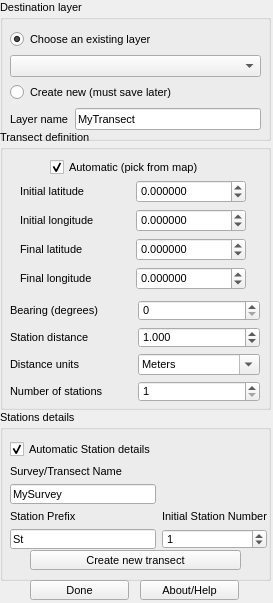
<?xml version="1.0" encoding="UTF-8"?>
<ui version="4.0">
 <class>transectizer</class>
 <widget class="QDialog" name="transectizer">
  <property name="windowModality">
   <enum>Qt::WindowModal</enum>
  </property>
  <property name="enabled">
   <bool>true</bool>
  </property>
  <property name="geometry">
   <rect>
    <x>0</x>
    <y>0</y>
    <width>273</width>
    <height>603</height>
   </rect>
  </property>
  <property name="sizePolicy">
   <sizepolicy hsizetype="Fixed" vsizetype="Fixed">
    <horstretch>0</horstretch>
    <verstretch>0</verstretch>
   </sizepolicy>
  </property>
  <property name="maximumSize">
   <size>
    <width>273</width>
    <height>603</height>
   </size>
  </property>
  <property name="font">
   <font>
    <pointsize>8</pointsize>
   </font>
  </property>
  <property name="windowTitle">
   <string>Transectizer</string>
  </property>
  <property name="locale">
   <locale language="English" country="UnitedStates"/>
  </property>
  <property name="modal">
   <bool>true</bool>
  </property>
  <widget class="QGroupBox" name="groupBox">
   <property name="geometry">
    <rect>
     <x>0</x>
     <y>410</y>
     <width>271</width>
     <height>171</height>
    </rect>
   </property>
   <property name="locale">
    <locale language="English" country="UnitedStates"/>
   </property>
   <property name="title">
    <string>Stations details</string>
   </property>
   <widget class="QWidget" name="layoutWidget">
    <property name="geometry">
     <rect>
      <x>10</x>
      <y>30</y>
      <width>257</width>
      <height>109</height>
     </rect>
    </property>
    <property name="locale">
     <locale language="English" country="UnitedStates"/>
    </property>
    <layout class="QGridLayout" name="namingLayout">
     <item row="2" column="0">
      <widget class="QLineEdit" name="surveyName">
       <property name="acceptDrops">
        <bool>false</bool>
       </property>
       <property name="toolTip">
        <string>&lt;html&gt;&lt;head/&gt;&lt;body&gt;&lt;p&gt;Type here the value for the field &lt;span style=&quot; font-style:italic;&quot;&gt;survey&lt;/span&gt; of your transectizer layer.&lt;/p&gt;&lt;/body&gt;&lt;/html&gt;</string>
       </property>
       <property name="locale">
        <locale language="English" country="UnitedStates"/>
       </property>
       <property name="text">
        <string>MySurvey</string>
       </property>
       <property name="maxLength">
        <number>20</number>
       </property>
      </widget>
     </item>
     <item row="3" column="0">
      <widget class="QLabel" name="stnPreLabel">
       <property name="locale">
        <locale language="English" country="UnitedStates"/>
       </property>
       <property name="text">
        <string>Station Prefix</string>
       </property>
       <property name="buddy">
        <cstring>stationPrefix</cstring>
       </property>
      </widget>
     </item>
     <item row="3" column="1">
      <widget class="QLabel" name="iniNumLabel">
       <property name="locale">
        <locale language="English" country="UnitedStates"/>
       </property>
       <property name="text">
        <string>Initial Station Number</string>
       </property>
       <property name="buddy">
        <cstring>initialStationNumber</cstring>
       </property>
      </widget>
     </item>
     <item row="4" column="0">
      <widget class="QLineEdit" name="stationPrefix">
       <property name="toolTip">
        <string>&lt;html&gt;&lt;head/&gt;&lt;body&gt;&lt;p&gt;Type here the value for the field &lt;span style=&quot; font-style:italic;&quot;&gt;station&lt;/span&gt; of your transectizer layer.&lt;/p&gt;&lt;/body&gt;&lt;/html&gt;</string>
       </property>
       <property name="locale">
        <locale language="English" country="UnitedStates"/>
       </property>
       <property name="text">
        <string>St</string>
       </property>
       <property name="maxLength">
        <number>5</number>
       </property>
      </widget>
     </item>
     <item row="0" column="0" colspan="2">
      <widget class="QCheckBox" name="autoNameCheck">
       <property name="toolTip">
        <string>&lt;html&gt;&lt;head/&gt;&lt;body&gt;&lt;p&gt;&lt;span style=&quot; font-weight:600;&quot;&gt;With Automatic Station Details,&lt;/span&gt; Transectizer will fill up the fields describing the stations for you with the parameters below. &lt;/p&gt;&lt;p&gt;&lt;span style=&quot; font-weight:600;&quot;&gt;Without Automatic Station Details,&lt;/span&gt; you will be prompted for survey name, station prefix, station number and observations &lt;span style=&quot; font-style:italic; text-decoration: underline;&quot;&gt;for each deployed station.&lt;/span&gt; Bear in mind that, in case of a high number of stations, it can be tedious.&lt;/p&gt;&lt;/body&gt;&lt;/html&gt;</string>
       </property>
       <property name="locale">
        <locale language="English" country="UnitedStates"/>
       </property>
       <property name="text">
        <string>Automatic Station details</string>
       </property>
       <property name="checked">
        <bool>true</bool>
       </property>
      </widget>
     </item>
     <item row="4" column="1">
      <widget class="QSpinBox" name="initialStationNumber">
       <property name="focusPolicy">
        <enum>Qt::StrongFocus</enum>
       </property>
       <property name="toolTip">
        <string>&lt;html&gt;&lt;head/&gt;&lt;body&gt;&lt;p&gt;Type here an &lt;span style=&quot; font-style:italic;&quot;&gt;offset for the station number&lt;/span&gt; of your layer, in case you don't want it to start from one.&lt;/p&gt;&lt;/body&gt;&lt;/html&gt;</string>
       </property>
       <property name="locale">
        <locale language="English" country="UnitedStates"/>
       </property>
       <property name="accelerated">
        <bool>true</bool>
       </property>
       <property name="value">
        <number>1</number>
       </property>
      </widget>
     </item>
     <item row="1" column="0" colspan="2">
      <widget class="QLabel" name="srvNameLabel">
       <property name="locale">
        <locale language="English" country="UnitedStates"/>
       </property>
       <property name="text">
        <string>Survey/Transect Name</string>
       </property>
       <property name="buddy">
        <cstring>surveyName</cstring>
       </property>
      </widget>
     </item>
    </layout>
   </widget>
   <widget class="QPushButton" name="newTransectButton">
    <property name="geometry">
     <rect>
      <x>30</x>
      <y>140</y>
      <width>211</width>
      <height>20</height>
     </rect>
    </property>
    <property name="toolTip">
     <string>&lt;html&gt;&lt;head/&gt;&lt;body&gt;&lt;p&gt;Press this button to for Transectizer do do its work,&lt;/p&gt;&lt;/body&gt;&lt;/html&gt;</string>
    </property>
    <property name="locale">
     <locale language="English" country="UnitedStates"/>
    </property>
    <property name="text">
     <string>Create new transect</string>
    </property>
    <property name="autoDefault">
     <bool>false</bool>
    </property>
   </widget>
  </widget>
  <widget class="QGroupBox" name="groupBox_2">
   <property name="geometry">
    <rect>
     <x>0</x>
     <y>130</y>
     <width>271</width>
     <height>280</height>
    </rect>
   </property>
   <property name="locale">
    <locale language="English" country="UnitedStates"/>
   </property>
   <property name="title">
    <string>Transect definition</string>
   </property>
   <widget class="QWidget" name="layoutWidget">
    <property name="geometry">
     <rect>
      <x>10</x>
      <y>170</y>
      <width>250</width>
      <height>102</height>
     </rect>
    </property>
    <property name="locale">
     <locale language="English" country="UnitedStates"/>
    </property>
    <layout class="QGridLayout" name="gridLayout_3">
     <item row="2" column="1">
      <widget class="QComboBox" name="unitsCombo">
       <property name="focusPolicy">
        <enum>Qt::StrongFocus</enum>
       </property>
       <property name="toolTip">
        <string>&lt;html&gt;&lt;head/&gt;&lt;body&gt;&lt;p&gt;Select the measurement units for the distance between stations.&lt;/p&gt;&lt;/body&gt;&lt;/html&gt;</string>
       </property>
       <property name="autoFillBackground">
        <bool>false</bool>
       </property>
       <property name="styleSheet">
        <string notr="true">font: 8pt &quot;Sans Serif&quot;;</string>
       </property>
       <property name="locale">
        <locale language="English" country="UnitedStates"/>
       </property>
       <property name="editable">
        <bool>true</bool>
       </property>
       <property name="frame">
        <bool>true</bool>
       </property>
       <item>
        <property name="text">
         <string>Meters</string>
        </property>
       </item>
       <item>
        <property name="text">
         <string>Kilometers</string>
        </property>
       </item>
       <item>
        <property name="text">
         <string>Feet</string>
        </property>
       </item>
       <item>
        <property name="text">
         <string>Yards</string>
        </property>
       </item>
       <item>
        <property name="text">
         <string>Miles</string>
        </property>
       </item>
       <item>
        <property name="text">
         <string>Nautical miles</string>
        </property>
       </item>
      </widget>
     </item>
     <item row="1" column="0">
      <widget class="QLabel" name="dstBtwnStLabel">
       <property name="locale">
        <locale language="English" country="UnitedStates"/>
       </property>
       <property name="text">
        <string>Station distance</string>
       </property>
       <property name="buddy">
        <cstring>dstBtwnStations</cstring>
       </property>
      </widget>
     </item>
     <item row="2" column="0">
      <widget class="QLabel" name="dstBtwnStLabel_2">
       <property name="locale">
        <locale language="English" country="UnitedStates"/>
       </property>
       <property name="text">
        <string>Distance units</string>
       </property>
       <property name="buddy">
        <cstring>unitsCombo</cstring>
       </property>
      </widget>
     </item>
     <item row="3" column="0">
      <widget class="QLabel" name="numberOfStationsLabel">
       <property name="locale">
        <locale language="English" country="UnitedStates"/>
       </property>
       <property name="text">
        <string>Number of stations</string>
       </property>
       <property name="buddy">
        <cstring>numberOfStations</cstring>
       </property>
      </widget>
     </item>
     <item row="0" column="0">
      <widget class="QLabel" name="bearingLabel">
       <property name="locale">
        <locale language="English" country="UnitedStates"/>
       </property>
       <property name="text">
        <string>Bearing (degrees)</string>
       </property>
       <property name="buddy">
        <cstring>bearing</cstring>
       </property>
      </widget>
     </item>
     <item row="3" column="1">
      <widget class="QSpinBox" name="numberOfStations">
       <property name="focusPolicy">
        <enum>Qt::StrongFocus</enum>
       </property>
       <property name="toolTip">
        <string>&lt;html&gt;&lt;head/&gt;&lt;body&gt;&lt;p&gt;Type here the number of stations to be deployed along the transect.&lt;/p&gt;&lt;/body&gt;&lt;/html&gt;</string>
       </property>
       <property name="locale">
        <locale language="English" country="UnitedStates"/>
       </property>
       <property name="minimum">
        <number>1</number>
       </property>
       <property name="maximum">
        <number>999</number>
       </property>
       <property name="value">
        <number>1</number>
       </property>
      </widget>
     </item>
     <item row="1" column="1">
      <widget class="QDoubleSpinBox" name="dstBtwnStations">
       <property name="focusPolicy">
        <enum>Qt::StrongFocus</enum>
       </property>
       <property name="toolTip">
        <string>&lt;html&gt;&lt;head/&gt;&lt;body&gt;&lt;p&gt;Type here the distance between stations in the units selected below.&lt;/p&gt;&lt;/body&gt;&lt;/html&gt;</string>
       </property>
       <property name="locale">
        <locale language="English" country="UnitedStates"/>
       </property>
       <property name="inputMethodHints">
        <set>Qt::ImhFormattedNumbersOnly</set>
       </property>
       <property name="decimals">
        <number>3</number>
       </property>
       <property name="maximum">
        <double>999999.989999999990687</double>
       </property>
       <property name="value">
        <double>1.000000000000000</double>
       </property>
      </widget>
     </item>
     <item row="0" column="1">
      <widget class="QSpinBox" name="bearing">
       <property name="focusPolicy">
        <enum>Qt::StrongFocus</enum>
       </property>
       <property name="toolTip">
        <string>&lt;html&gt;&lt;head/&gt;&lt;body&gt;&lt;p&gt;Type here the bearing of the transect in degrees.&lt;/p&gt;&lt;/body&gt;&lt;/html&gt;</string>
       </property>
       <property name="locale">
        <locale language="English" country="UnitedStates"/>
       </property>
       <property name="maximum">
        <number>359</number>
       </property>
      </widget>
     </item>
    </layout>
   </widget>
   <widget class="QWidget" name="layoutWidget">
    <property name="geometry">
     <rect>
      <x>20</x>
      <y>50</y>
      <width>226</width>
      <height>111</height>
     </rect>
    </property>
    <property name="locale">
     <locale language="English" country="UnitedStates"/>
    </property>
    <layout class="QGridLayout" name="gridLayout">
     <item row="1" column="0">
      <widget class="QLabel" name="startLonLabel">
       <property name="locale">
        <locale language="English" country="UnitedStates"/>
       </property>
       <property name="text">
        <string>Initial longitude</string>
       </property>
       <property name="buddy">
        <cstring>startLon</cstring>
       </property>
      </widget>
     </item>
     <item row="3" column="0">
      <widget class="QLabel" name="finalLonLabel">
       <property name="locale">
        <locale language="English" country="UnitedStates"/>
       </property>
       <property name="text">
        <string>Final longitude</string>
       </property>
       <property name="buddy">
        <cstring>finalLon</cstring>
       </property>
      </widget>
     </item>
     <item row="0" column="0">
      <widget class="QLabel" name="StartLatLAbel">
       <property name="locale">
        <locale language="English" country="UnitedStates"/>
       </property>
       <property name="text">
        <string>Initial latitude</string>
       </property>
       <property name="buddy">
        <cstring>startLat</cstring>
       </property>
      </widget>
     </item>
     <item row="2" column="0">
      <widget class="QLabel" name="finalLatLabel">
       <property name="locale">
        <locale language="English" country="UnitedStates"/>
       </property>
       <property name="text">
        <string>Final latitude</string>
       </property>
       <property name="buddy">
        <cstring>finalLat</cstring>
       </property>
      </widget>
     </item>
     <item row="0" column="1">
      <widget class="QDoubleSpinBox" name="startLat">
       <property name="mouseTracking">
        <bool>false</bool>
       </property>
       <property name="focusPolicy">
        <enum>Qt::StrongFocus</enum>
       </property>
       <property name="toolTip">
        <string>&lt;html&gt;&lt;head/&gt;&lt;body&gt;&lt;p&gt;Type here the latitude of the initial point of the transect. &lt;span style=&quot; font-weight:600;&quot;&gt;Remember to provide it in the same CRS than your project.&lt;/span&gt;&lt;/p&gt;&lt;/body&gt;&lt;/html&gt;</string>
       </property>
       <property name="locale">
        <locale language="English" country="UnitedStates"/>
       </property>
       <property name="keyboardTracking">
        <bool>true</bool>
       </property>
       <property name="decimals">
        <number>6</number>
       </property>
       <property name="minimum">
        <double>-99999999.000000000000000</double>
       </property>
       <property name="maximum">
        <double>99999999.000000000000000</double>
       </property>
      </widget>
     </item>
     <item row="1" column="1">
      <widget class="QDoubleSpinBox" name="startLon">
       <property name="focusPolicy">
        <enum>Qt::StrongFocus</enum>
       </property>
       <property name="toolTip">
        <string>&lt;html&gt;&lt;head/&gt;&lt;body&gt;&lt;p&gt;Type here the longitude of the initial point of the transect. &lt;span style=&quot; font-weight:600;&quot;&gt;Remember to provide it in the same CRS than your project.&lt;/span&gt;&lt;/p&gt;&lt;/body&gt;&lt;/html&gt;</string>
       </property>
       <property name="locale">
        <locale language="English" country="UnitedStates"/>
       </property>
       <property name="keyboardTracking">
        <bool>true</bool>
       </property>
       <property name="decimals">
        <number>6</number>
       </property>
       <property name="minimum">
        <double>-99999999.000000000000000</double>
       </property>
       <property name="maximum">
        <double>99999999.000000000000000</double>
       </property>
      </widget>
     </item>
     <item row="2" column="1">
      <widget class="QDoubleSpinBox" name="finalLat">
       <property name="focusPolicy">
        <enum>Qt::StrongFocus</enum>
       </property>
       <property name="toolTip">
        <string>&lt;html&gt;&lt;head/&gt;&lt;body&gt;&lt;p&gt;Type here the latitude of the final point of a line defining the transect. &lt;span style=&quot; font-weight:600;&quot;&gt;Remember to provide it in the same CRS than your project.&lt;/span&gt;&lt;/p&gt;&lt;/body&gt;&lt;/html&gt;</string>
       </property>
       <property name="locale">
        <locale language="English" country="UnitedStates"/>
       </property>
       <property name="keyboardTracking">
        <bool>true</bool>
       </property>
       <property name="decimals">
        <number>6</number>
       </property>
       <property name="minimum">
        <double>-99999999.000000000000000</double>
       </property>
       <property name="maximum">
        <double>99999999.000000000000000</double>
       </property>
      </widget>
     </item>
     <item row="3" column="1">
      <widget class="QDoubleSpinBox" name="finalLon">
       <property name="focusPolicy">
        <enum>Qt::StrongFocus</enum>
       </property>
       <property name="toolTip">
        <string>&lt;html&gt;&lt;head/&gt;&lt;body&gt;&lt;p&gt;Type here the longitude of the final point of a line defining the transect. r&lt;span style=&quot; font-weight:600;&quot;&gt;emember to provide it in the same CRS than your project.&lt;/span&gt;&lt;/p&gt;&lt;/body&gt;&lt;/html&gt;</string>
       </property>
       <property name="locale">
        <locale language="English" country="UnitedStates"/>
       </property>
       <property name="keyboardTracking">
        <bool>true</bool>
       </property>
       <property name="decimals">
        <number>6</number>
       </property>
       <property name="minimum">
        <double>-99999999.000000000000000</double>
       </property>
       <property name="maximum">
        <double>99999999.000000000000000</double>
       </property>
      </widget>
     </item>
    </layout>
   </widget>
   <widget class="QCheckBox" name="autoTransectCheck">
    <property name="geometry">
     <rect>
      <x>50</x>
      <y>27</y>
      <width>175</width>
      <height>21</height>
     </rect>
    </property>
    <property name="toolTip">
     <string>&lt;html&gt;&lt;head/&gt;&lt;body&gt;&lt;p&gt;&lt;span style=&quot; font-weight:600;&quot;&gt;With automatic transect definition,&lt;/span&gt; you can press left mouse button, drag and release left button on the canvas to define the initial point and bearing of your transect.&lt;/p&gt;&lt;p&gt;&lt;span style=&quot; font-weight:600;&quot;&gt;With manual transect definition&lt;/span&gt;, you must provide at least the initial point of your transect and its bearing, or both initial and ending points defining the transect line to get the bearing calculated for you. &lt;span style=&quot; font-weight:600; font-style:italic; color:#ff0000;&quot;&gt;You must provide the coordinates in your&lt;/span&gt;&lt;span style=&quot; font-weight:600; font-style:italic; text-decoration: underline; color:#ff0000;&quot;&gt; Project&lt;/span&gt;&lt;span style=&quot; font-weight:600; font-style:italic; color:#ff0000;&quot;&gt; CRS.&lt;/span&gt;&lt;/p&gt;&lt;/body&gt;&lt;/html&gt;</string>
    </property>
    <property name="locale">
     <locale language="English" country="UnitedStates"/>
    </property>
    <property name="text">
     <string>Automatic (pick from map)</string>
    </property>
    <property name="checked">
     <bool>true</bool>
    </property>
   </widget>
  </widget>
  <widget class="QGroupBox" name="groupBox_3">
   <property name="geometry">
    <rect>
     <x>0</x>
     <y>0</y>
     <width>271</width>
     <height>141</height>
    </rect>
   </property>
   <property name="locale">
    <locale language="English" country="UnitedStates"/>
   </property>
   <property name="title">
    <string>Destination layer</string>
   </property>
   <widget class="QWidget" name="layoutWidget">
    <property name="geometry">
     <rect>
      <x>10</x>
      <y>30</y>
      <width>251</width>
      <height>100</height>
     </rect>
    </property>
    <property name="locale">
     <locale language="English" country="UnitedStates"/>
    </property>
    <layout class="QGridLayout" name="gridLayout_2">
     <item row="0" column="0" colspan="2">
      <widget class="QRadioButton" name="outputToExisting">
       <property name="focusPolicy">
        <enum>Qt::ClickFocus</enum>
       </property>
       <property name="toolTip">
        <string>&lt;html&gt;&lt;head/&gt;&lt;body&gt;&lt;p&gt;Select this option to choose an existing layer from the combobox below. Transectizer will check if the selected layer has all the attributes for transectizer to work. You can find details about this in the help.&lt;/p&gt;&lt;/body&gt;&lt;/html&gt;</string>
       </property>
       <property name="locale">
        <locale language="English" country="UnitedStates"/>
       </property>
       <property name="text">
        <string>Choose an existing layer</string>
       </property>
       <property name="checked">
        <bool>true</bool>
       </property>
      </widget>
     </item>
     <item row="2" column="0" colspan="2">
      <widget class="QRadioButton" name="outputToNew">
       <property name="focusPolicy">
        <enum>Qt::ClickFocus</enum>
       </property>
       <property name="toolTip">
        <string>&lt;html&gt;&lt;head/&gt;&lt;body&gt;&lt;p&gt;Select this option to create a new memory layer. The new layer will be created with WGS84 (EPSG 4326) as CRS.&lt;/p&gt;&lt;p&gt;&lt;span style=&quot; font-weight:600; color:#ff0000;&quot;&gt;Don't forget to save it before closing your project!!!&lt;/span&gt;&lt;/p&gt;&lt;/body&gt;&lt;/html&gt;</string>
       </property>
       <property name="locale">
        <locale language="English" country="UnitedStates"/>
       </property>
       <property name="text">
        <string>Create new (must save later)</string>
       </property>
      </widget>
     </item>
     <item row="3" column="0">
      <widget class="QLabel" name="newLayerLabel">
       <property name="locale">
        <locale language="English" country="UnitedStates"/>
       </property>
       <property name="text">
        <string>Layer name</string>
       </property>
       <property name="buddy">
        <cstring>newLayerName</cstring>
       </property>
      </widget>
     </item>
     <item row="3" column="1">
      <widget class="QLineEdit" name="newLayerName">
       <property name="focusPolicy">
        <enum>Qt::ClickFocus</enum>
       </property>
       <property name="toolTip">
        <string>&lt;html&gt;&lt;head/&gt;&lt;body&gt;&lt;p&gt;Type here the name of your new layer&lt;/p&gt;&lt;/body&gt;&lt;/html&gt;</string>
       </property>
       <property name="locale">
        <locale language="English" country="UnitedStates"/>
       </property>
       <property name="text">
        <string>MyTransect</string>
       </property>
      </widget>
     </item>
     <item row="1" column="0" colspan="2">
      <widget class="QComboBox" name="layersCombo">
       <property name="focusPolicy">
        <enum>Qt::ClickFocus</enum>
       </property>
       <property name="locale">
        <locale language="English" country="UnitedStates"/>
       </property>
      </widget>
     </item>
    </layout>
   </widget>
  </widget>
  <widget class="QPushButton" name="doneButton">
   <property name="geometry">
    <rect>
     <x>30</x>
     <y>580</y>
     <width>99</width>
     <height>20</height>
    </rect>
   </property>
   <property name="locale">
    <locale language="English" country="UnitedStates"/>
   </property>
   <property name="text">
    <string>Done</string>
   </property>
   <property name="autoDefault">
    <bool>false</bool>
   </property>
  </widget>
  <widget class="QPushButton" name="aboutButton">
   <property name="geometry">
    <rect>
     <x>140</x>
     <y>580</y>
     <width>99</width>
     <height>20</height>
    </rect>
   </property>
   <property name="locale">
    <locale language="English" country="UnitedStates"/>
   </property>
   <property name="text">
    <string>About/Help</string>
   </property>
   <property name="autoDefault">
    <bool>false</bool>
   </property>
   <property name="flat">
    <bool>false</bool>
   </property>
  </widget>
 </widget>
 <tabstops>
  <tabstop>startLat</tabstop>
  <tabstop>startLon</tabstop>
  <tabstop>finalLat</tabstop>
  <tabstop>finalLon</tabstop>
  <tabstop>bearing</tabstop>
  <tabstop>dstBtwnStations</tabstop>
  <tabstop>unitsCombo</tabstop>
  <tabstop>numberOfStations</tabstop>
  <tabstop>autoNameCheck</tabstop>
  <tabstop>surveyName</tabstop>
  <tabstop>stationPrefix</tabstop>
  <tabstop>initialStationNumber</tabstop>
  <tabstop>newTransectButton</tabstop>
  <tabstop>doneButton</tabstop>
  <tabstop>newLayerName</tabstop>
  <tabstop>layersCombo</tabstop>
  <tabstop>outputToExisting</tabstop>
  <tabstop>outputToNew</tabstop>
  <tabstop>autoTransectCheck</tabstop>
 </tabstops>
 <resources/>
 <connections>
  <connection>
   <sender>doneButton</sender>
   <signal>clicked()</signal>
   <receiver>transectizer</receiver>
   <slot>accept()</slot>
   <hints>
    <hint type="sourcelabel">
     <x>144</x>
     <y>599</y>
    </hint>
    <hint type="destinationlabel">
     <x>275</x>
     <y>587</y>
    </hint>
   </hints>
  </connection>
  <connection>
   <sender>startLat</sender>
   <signal>editingFinished()</signal>
   <receiver>startLon</receiver>
   <slot>setFocus()</slot>
   <hints>
    <hint type="sourcelabel">
     <x>125</x>
     <y>189</y>
    </hint>
    <hint type="destinationlabel">
     <x>120</x>
     <y>222</y>
    </hint>
   </hints>
  </connection>
  <connection>
   <sender>startLon</sender>
   <signal>editingFinished()</signal>
   <receiver>finalLat</receiver>
   <slot>setFocus()</slot>
   <hints>
    <hint type="sourcelabel">
     <x>208</x>
     <y>219</y>
    </hint>
    <hint type="destinationlabel">
     <x>208</x>
     <y>246</y>
    </hint>
   </hints>
  </connection>
  <connection>
   <sender>finalLat</sender>
   <signal>editingFinished()</signal>
   <receiver>finalLon</receiver>
   <slot>setFocus()</slot>
   <hints>
    <hint type="sourcelabel">
     <x>157</x>
     <y>244</y>
    </hint>
    <hint type="destinationlabel">
     <x>156</x>
     <y>273</y>
    </hint>
   </hints>
  </connection>
  <connection>
   <sender>finalLon</sender>
   <signal>editingFinished()</signal>
   <receiver>dstBtwnStations</receiver>
   <slot>setFocus()</slot>
   <hints>
    <hint type="sourcelabel">
     <x>183</x>
     <y>276</y>
    </hint>
    <hint type="destinationlabel">
     <x>182</x>
     <y>339</y>
    </hint>
   </hints>
  </connection>
  <connection>
   <sender>dstBtwnStations</sender>
   <signal>editingFinished()</signal>
   <receiver>unitsCombo</receiver>
   <slot>setFocus()</slot>
   <hints>
    <hint type="sourcelabel">
     <x>219</x>
     <y>346</y>
    </hint>
    <hint type="destinationlabel">
     <x>218</x>
     <y>367</y>
    </hint>
   </hints>
  </connection>
  <connection>
   <sender>bearing</sender>
   <signal>editingFinished()</signal>
   <receiver>dstBtwnStations</receiver>
   <slot>setFocus()</slot>
   <hints>
    <hint type="sourcelabel">
     <x>193</x>
     <y>311</y>
    </hint>
    <hint type="destinationlabel">
     <x>197</x>
     <y>340</y>
    </hint>
   </hints>
  </connection>
  <connection>
   <sender>surveyName</sender>
   <signal>returnPressed()</signal>
   <receiver>stationPrefix</receiver>
   <slot>setFocus()</slot>
   <hints>
    <hint type="sourcelabel">
     <x>97</x>
     <y>499</y>
    </hint>
    <hint type="destinationlabel">
     <x>105</x>
     <y>538</y>
    </hint>
   </hints>
  </connection>
  <connection>
   <sender>stationPrefix</sender>
   <signal>returnPressed()</signal>
   <receiver>initialStationNumber</receiver>
   <slot>setFocus()</slot>
   <hints>
    <hint type="sourcelabel">
     <x>121</x>
     <y>539</y>
    </hint>
    <hint type="destinationlabel">
     <x>172</x>
     <y>538</y>
    </hint>
   </hints>
  </connection>
  <connection>
   <sender>initialStationNumber</sender>
   <signal>editingFinished()</signal>
   <receiver>newTransectButton</receiver>
   <slot>setFocus()</slot>
   <hints>
    <hint type="sourcelabel">
     <x>226</x>
     <y>537</y>
    </hint>
    <hint type="destinationlabel">
     <x>214</x>
     <y>559</y>
    </hint>
   </hints>
  </connection>
  <connection>
   <sender>numberOfStations</sender>
   <signal>editingFinished()</signal>
   <receiver>surveyName</receiver>
   <slot>setFocus()</slot>
   <hints>
    <hint type="sourcelabel">
     <x>154</x>
     <y>393</y>
    </hint>
    <hint type="destinationlabel">
     <x>121</x>
     <y>491</y>
    </hint>
   </hints>
  </connection>
 </connections>
</ui>
